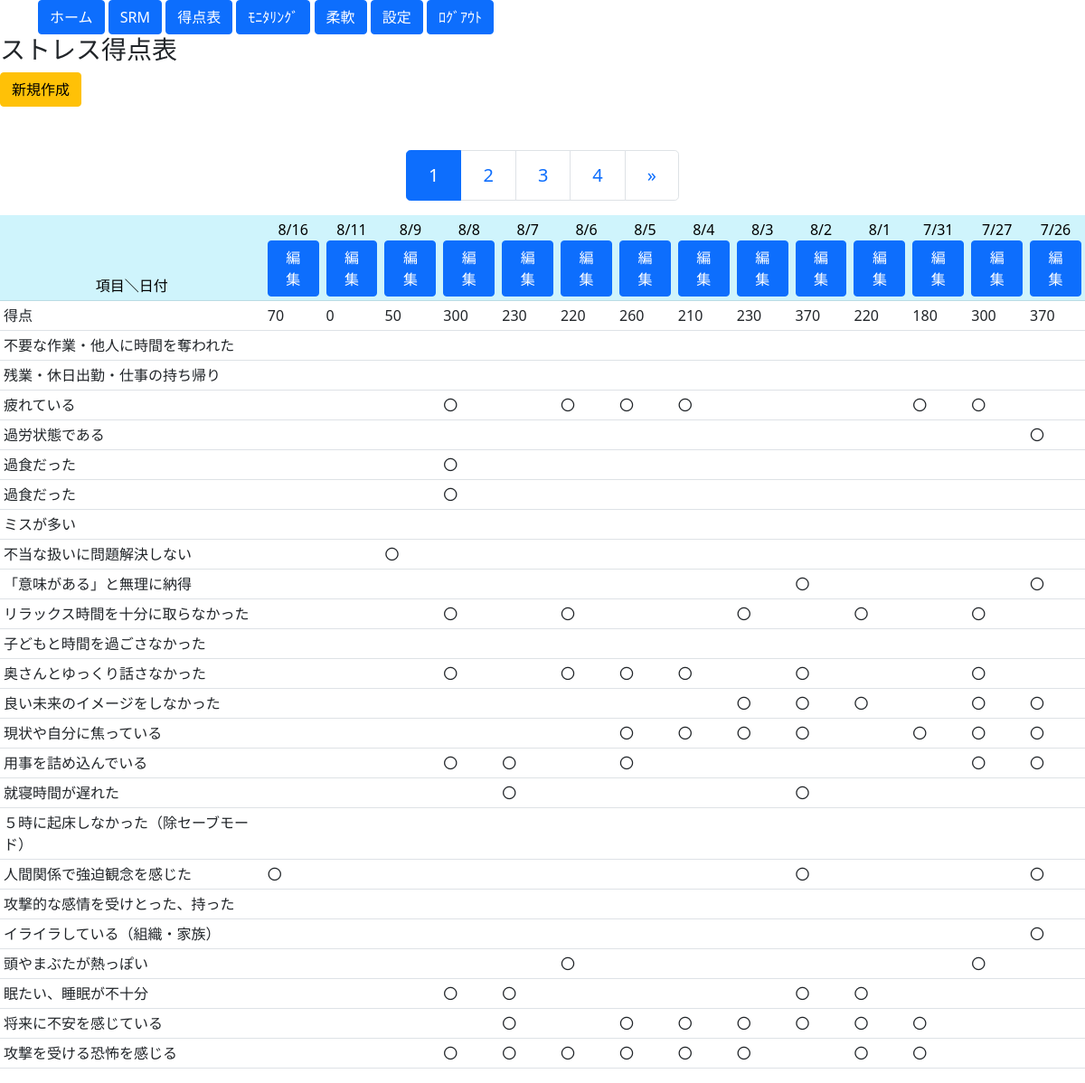
Before: /stpoint/st_list/ with the older database file.
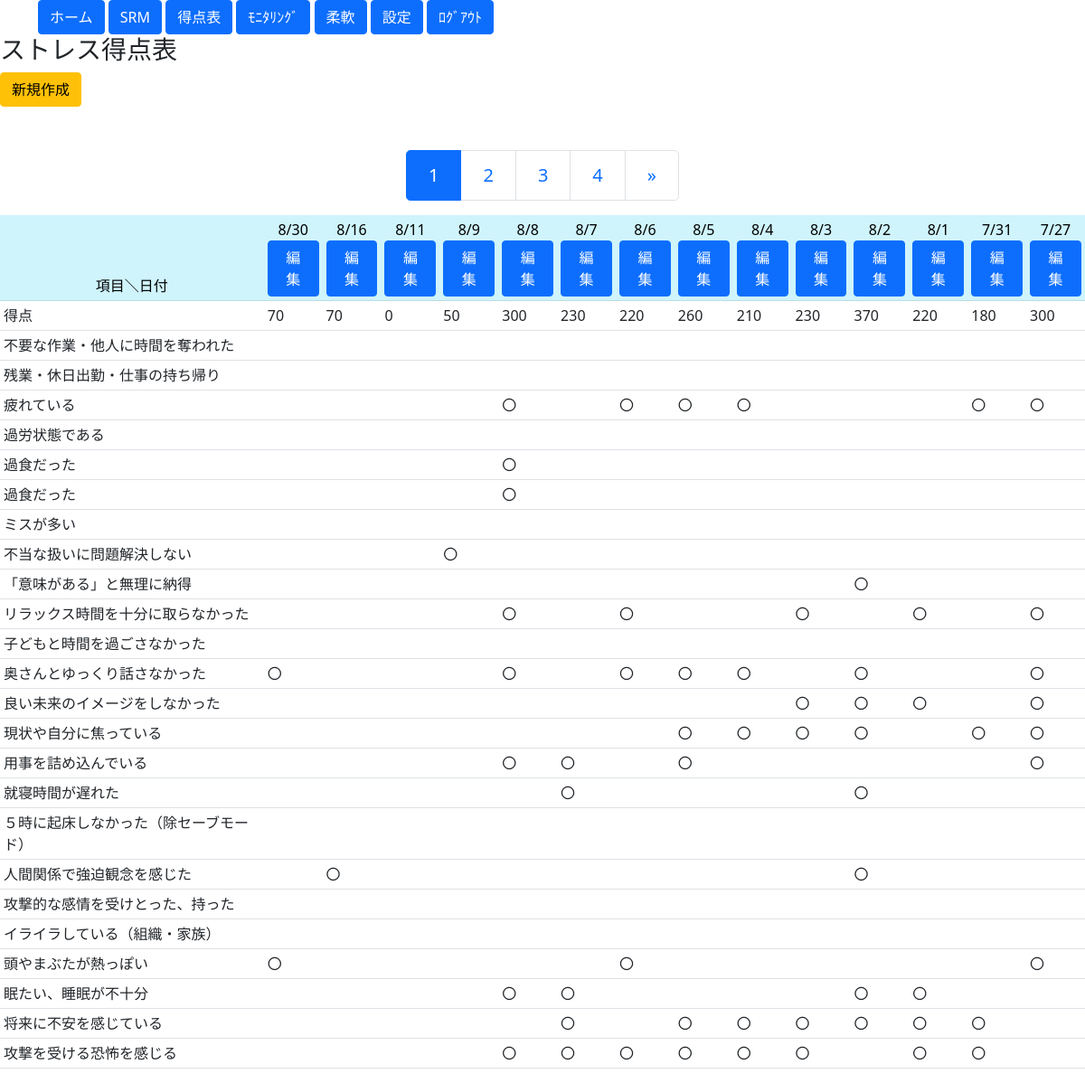
After: the same page with the newer database file.
### blogpost/models.py (models this page shows, shortened)
class StPointModel(models.Model):
    pointlist = list(StPointNameModel.objects.all().values_list('point', flat=True).order_by("id"))
    add0 = 30 - len(pointlist)
    for i in range(add0):
        pointlist.append(0)
    point_date = models.DateField(default=timezone.now, primary_key=True, help_text="日付") #unique_for_date=True
    point1 = models.BooleanField(default=False)
    point2 = models.BooleanField(default=False)
    point3 = models.BooleanField(default=False)
    point4 = models.BooleanField(default=False)
    point5 = models.BooleanField(default=False)
    point6 = models.BooleanField(default=False)
    point7 = models.BooleanField(default=False)
    point8 = models.BooleanField(default=False)
    point9 = models.BooleanField(default=False)
    point10 = models.BooleanField(default=False)
    point11 = models.BooleanField(default=False)
    point12 = models.BooleanField(default=False)
    point13 = models.BooleanField(default=False)
    point14 = models.BooleanField(default=False)
    point15 = models.BooleanField(default=False)
    point16 = models.BooleanField(default=False)
    point17 = models.BooleanField(default=False)
    point18 = models.BooleanField(default=False)
    point19 = models.BooleanField(default=False)
    point20 = models.BooleanField(default=False)
    point21 = models.BooleanField(default=False)
    point22 = models.BooleanField(default=False)
    point23 = models.BooleanField(default=False)
    point24 = models.BooleanField(default=False)
    point25 = models.BooleanField(default=False)
    point26 = models.BooleanField(default=False)
    point27 = models.BooleanField(default=False)
    point28 = models.BooleanField(default=False)
    point29 = models.BooleanField(default=False)
    point30 = models.BooleanField(default=False)
    sumpoint = models.IntegerField(blank=True, null=True)

### blogpost/views.py (the view)
# urls.py: path('stpoint/st_list/', St_List.as_view(), name='St_list'),
class St_List(ListView):
    template_name = 'stpoint/st_list.html'
    model = StPointModel
    paginate_by = 14
    def get_queryset(self):
        StPoint = StPointModel.objects.order_by('-point_date')
        return StPoint
    def get_context_data(self, **kwargs):
        context = super().get_context_data(**kwargs) # はじめに継承元のメソッドを呼び出す
        context['stcategolys'] = list(StPointModel.objects.all())
        context['stNames'] = list(StPointNameModel.objects.all())
        return context

### blogpost/models.py (called while the page is built)
    def __str__(self):
        return self.episode

### blogpost/templatetags/random_tags.py (called while the page is built)
@register.simple_tag
def tfcheck(value1):
    if value1 == True:
        return "〇"
    else:
        return ""

### blogpost/templates/stpoint/st_list.html (shortened to what the changed rows need)
<!doctype html>
<html lang="en">
  <head>
    <link href="https://cdn.jsdelivr.net/npm/bootstrap@5.0.0-beta1/dist/css/bootstrap.min.css" rel="stylesheet">
  </head>
{% extends 'base.html' %}
{% block content %}
{% load random_tags %}
  {% load static %}
  <table class="table table-striped table-hover table-sm"　style="text-align:center">
    <thead>
      <tr class="table-info">
        <td style="text-align:center">項目＼日付</td>
        {% for item in object_list %}
          <td style="text-align:center">{{ item.point_date|date:"n/j"  }}<BR>
          <a class="btn btn-primary" href="{% url 'St_update' item.pk %}" role="button">編集</a></td>
        {% endfor %}
      </tr>
      <tr>
        <td>得点</td>
        {% for item in object_list %}
          <td>{{ item.sumpoint }}</td>
        {% endfor %}
      </tr>
    {% if stNames.0 != None %}
      <tr>
        <td>{{ stNames.0 }}</td>
        {% for item in object_list %}
          <td>{% tfcheck item.point1 %}</td>
        {% endfor %}
      </tr>
    {% endif %}
    {% if stNames.1 != None %}
      <tr>
        <td>{{ stNames.1 }}</td>
        {% for item in object_list %}
          <td>{% tfcheck item.point2 %}</td>
        {% endfor %}
      </tr>
    {% endif %}
    {% if stNames.2 != None %}
      <tr>
        <td>{{ stNames.2 }}</td>
        {% for item in object_list %}
          <td>{% tfcheck item.point3 %}</td>
        {% endfor %}
      </tr>
    {% endif %}
    {% if stNames.3 != None %}
      <tr>
        <td>{{ stNames.3 }}</td>
        {% for item in object_list %}
          <td>{% tfcheck item.point4 %}</td>
        {% endfor %}
      </tr>
    {% endif %}
    {% if stNames.4 != None %}
      <tr>
        <td>{{ stNames.4 }}</td>
        {% for item in object_list %}
          <td>{% tfcheck item.point5 %}</td>
        {% endfor %}
      </tr>
    {% endif %}
    {% if stNames.4 != None %}
      <tr>
        <td>{{ stNames.4 }}</td>
        {% for item in object_list %}
          <td>{% tfcheck item.point5 %}</td>
        {% endfor %}
      </tr>
    {% endif %}
    {% if stNames.5 != None %}
      <tr>
        <td>{{ stNames.5 }}</td>
        {% for item in object_list %}
          <td>{% tfcheck item.point6 %}</td>
        {% endfor %}
      </tr>
    {% endif %}
    {% if stNames.6 != None %}
      <tr>
        <td>{{ stNames.6 }}</td>
        {% for item in object_list %}
          <td>{% tfcheck item.point7 %}</td>
        {% endfor %}
      </tr>
    {% endif %}
    {% if stNames.7 != None %}
      <tr>
        <td>{{ stNames.7 }}</td>
        {% for item in object_list %}
          <td>{% tfcheck item.point8 %}</td>
        {% endfor %}
      </tr>
    {% endif %}
    {% if stNames.8 != None %}
      <tr>
        <td>{{ stNames.8 }}</td>
        {% for item in object_list %}
          <td>{% tfcheck item.point9 %}</td>
        {% endfor %}
      </tr>
    {% endif %}
    {% if stNames.9 != None %}
      <tr>
        <td>{{ stNames.9 }}</td>
        {% for item in object_list %}
          <td>{% tfcheck item.point10 %}</td>
        {% endfor %}
      </tr>
    {% endif %}
    {% if stNames.10 != None %}
      <tr>
        <td>{{ stNames.10 }}</td>
        {% for item in object_list %}
          <td>{% tfcheck item.point11 %}</td>
        {% endfor %}
      </tr>
    {% endif %}
    {% if stNames.11 != None %}
      <tr>
        <td>{{ stNames.11 }}</td>
        {% for item in object_list %}
          <td>{% tfcheck item.point12 %}</td>
        {% endfor %}
      </tr>
    {% endif %}
    {% if stNames.12 != None %}
      <tr>
        <td>{{ stNames.12 }}</td>
        {% for item in object_list %}
          <td>{% tfcheck item.point13 %}</td>
        {% endfor %}
      </tr>
    {% endif %}
    {% if stNames.13 != None %}
      <tr>
        <td>{{ stNames.13 }}</td>
        {% for item in object_list %}
          <td>{% tfcheck item.point14 %}</td>
        {% endfor %}
      </tr>
    {% endif %}
    {% if stNames.14 != None %}
      <tr>
        <td>{{ stNames.14 }}</td>
        {% for item in object_list %}
          <td>{% tfcheck item.point15 %}</td>
        {% endfor %}
      </tr>
    {% endif %}
    {% if stNames.15 != None %}
      <tr>
        <td>{{ stNames.15 }}</td>
        {% for item in object_list %}
          <td>{% tfcheck item.point16 %}</td>
        {% endfor %}
      </tr>
    {% endif %}
    {% if stNames.16 != None %}
      <tr>
        <td>{{ stNames.16 }}</td>
        {% for item in object_list %}
          <td>{% tfcheck item.point17 %}</td>
        {% endfor %}
      </tr>
    {% endif %}
    {% if stNames.17 != None %}
      <tr>
        <td>{{ stNames.17 }}</td>
        {% for item in object_list %}
          <td>{% tfcheck item.point18 %}</td>
        {% endfor %}
      </tr>
    {% endif %}
    {% if stNames.18 != None %}
      <tr>
        <td>{{ stNames.18 }}</td>
        {% for item in object_list %}
          <td>{% tfcheck item.point19 %}</td>
        {% endfor %}
      </tr>
    {% endif %}
    {% if stNames.19 != None %}
      <tr>
        <td>{{ stNames.19 }}</td>
        {% for item in object_list %}
          <td>{% tfcheck item.point20 %}</td>
        {% endfor %}
      </tr>
    {% endif %}
    {% if stNames.20 != None %}
      <tr>
        <td>{{ stNames.20 }}</td>
        {% for item in object_list %}
          <td>{% tfcheck item.point21 %}</td>
        {% endfor %}
      </tr>
    {% endif %}
    {% if stNames.21 != None %}
      <tr>
        <td>{{ stNames.21 }}</td>
        {% for item in object_list %}
          <td>{% tfcheck item.point22 %}</td>
        {% endfor %}
      </tr>
    {% endif %}
    {% if stNames.22 != None %}
      <tr>
        <td>{{ stNames.22 }}</td>
        {% for item in object_list %}
          <td>{% tfcheck item.point23 %}</td>
        {% endfor %}
      </tr>
    {% endif %}
  <nav aria-label="Page navigation example">
      <ul class="pagination justify-content-center pagination-lg g-mt-28 g-mb-28">
          {% for num in page_obj.paginator.page_range %}
              {% if num <= page_obj.number|add:5 and num >= page_obj.number|add:-5 %}
                  {% if page_obj.number == num %}
                      <li class="page-item active"><a class="page-link" href="#">{{ num }}</a></li>
                  {% else %}
                      <li class="page-item"><a class="page-link" href="?page={{ num }}">{{ num }}</a></li>
                  {% endif %}
              {% endif %}
          {% endfor %}
          {% if page_obj.has_next %}
              <li class="page-item">
              </li>
          {% endif %}
      </ul>
  </nav>
{% endblock content %}

Changed rows visible on the page:
no longer on this page (row unchanged): StPointModel: point_date "7/26", sumpoint "370", point4 "〇", point8 "〇", point12 "〇", point13 "〇", point14 "〇", point17 "〇", point19 "〇"
added StPointModel: point_date "8/30", sumpoint "70", point11 "〇", point20 "〇"
